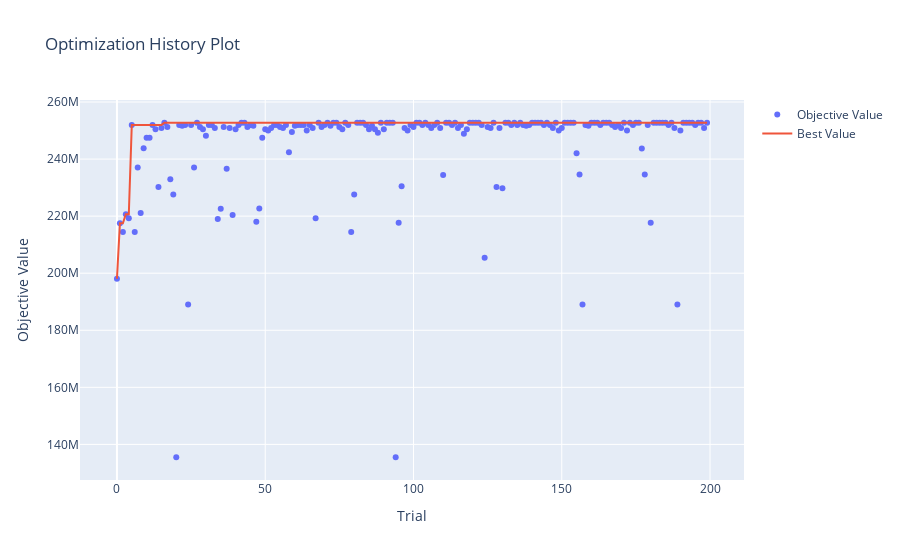

The notebook cell this image was saved under:
### Markdown cell above
A continuación veremos como fue el proceso de búsqueda a través de las visualizaciones que cuenta la herramienta (los gráficos son bastante autoexplicativos)

### Code cell
optuna.visualization.plot_optimization_history(study)

### Figure 1 — Plotly figure (JSON) as saved in the notebook; plotly's stock layout.template omitted (floating-point values rounded to 4 significant figures; data arrays with more than 128 entries replaced by an {"elided": "..."} marker saying what was removed)
{"data": [{"mode": "markers", "name": "Objective Value", "type": "scatter", "x": {"elided": "200 int values"}, "y": {"elided": "200 float values"}}, {"mode": "lines", "name": "Best Value", "type": "scatter", "x": {"elided": "200 int values"}, "y": {"elided": "200 float values"}}, {"marker": {"color": "#cccccc"}, "mode": "markers", "name": "Infeasible Trial", "showlegend": false, "type": "scatter", "x": [], "y": []}], "layout": {"title": {"text": "Optimization History Plot"}, "xaxis": {"title": {"text": "Trial"}}, "yaxis": {"title": {"text": "Objective Value"}}}}
